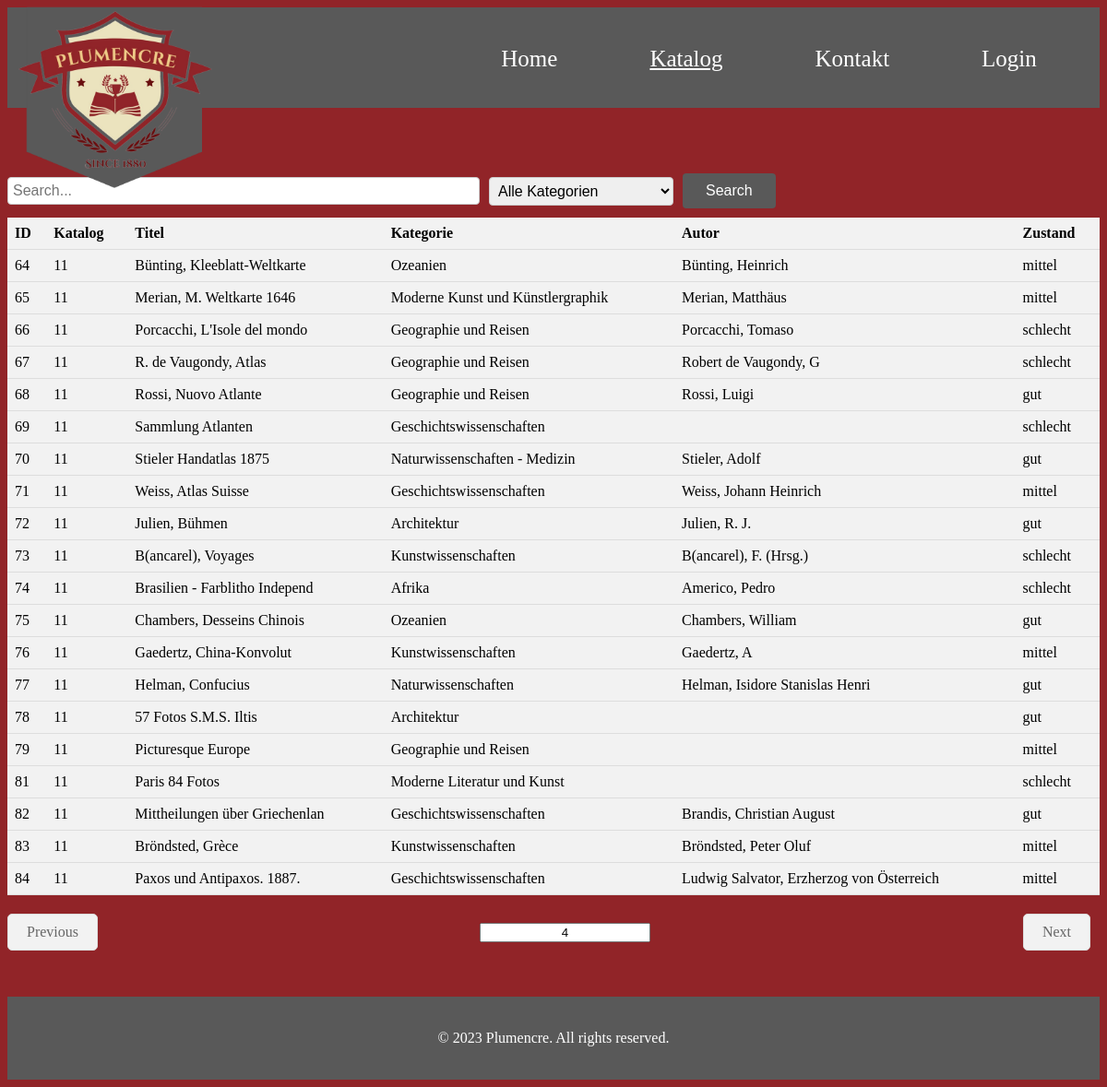
Screenshot of /katalog.php?page=4 with the database file from the repository.
### tables this page shows
CREATE TABLE IF NOT EXISTS `buecher` (
  `id` int(10) UNSIGNED NOT NULL AUTO_INCREMENT,
  `katalog` int(11) NOT NULL,
  `nummer` int(11) NOT NULL,
  `kurztitle` text NOT NULL,
  `kategorie` int(11) NOT NULL,
  `verkauft` tinyint(1) NOT NULL,
  `kaufer` int(11) NOT NULL,
  `autor` text NOT NULL,
  `title` text NOT NULL,
  `sprache` varchar(250) NOT NULL,
  `foto` varchar(250) NOT NULL,
  `verfasser` int(11) NOT NULL,
  `zustand` char(1) NOT NULL,
  PRIMARY KEY (`id`),
  KEY `fk_buecher_kategorie` (`kategorie`)
);

CREATE TABLE IF NOT EXISTS `kategorien` (
  `id` int(11) NOT NULL AUTO_INCREMENT,
  `kategorie` varchar(100) NOT NULL,
  PRIMARY KEY (`id`)
);

CREATE TABLE IF NOT EXISTS `zustaende` (
  `zustand` char(1) NOT NULL,
  `beschreibung` varchar(100) NOT NULL,
  PRIMARY KEY (`zustand`),
  KEY `zustand` (`zustand`)
);

### katalog.php (the view, shortened to what this page needs)
<!DOCTYPE html>
<html lang="en">
<head>
    <link rel="stylesheet" href="index.css">
</head>
<body>
    <nav>
    <div class="logo">
        <a href="index.php"><img src="pictures/logo2.png" alt="Logo"></a>
    </div>
    <div class="menu">
        <ul>
        <li><a href="index.php">Home</a></li>
        <li><a href="katalog.php"><u>Katalog</u></a></li>
        <li><a href="kontakt.php">Kontakt</a></li>
        <li><a href="login.php">Login</a></li>
        </ul>
    </div>
    </nav>
    <?php
       include("includes.php");
        $results_per_page = 20;
        $current_page = isset($_GET['page']) ? $_GET['page'] : 1;
        $start_from = ($current_page - 1) * $results_per_page;
        $search = isset($_GET['search']) ? $_GET['search'] : '';
        echo "<div class='kata'>";
        echo "<form method='GET' action='katalog.php' class='search-form' >";
        echo "<input type='text' name='search' class='search-input' placeholder='Search...' value='".$search."'>";
            echo '<select name="category" class="search-select">
                <option value="0">Alle Kategorien</option>
                <option value="1">Alte Drucke</option>
                <option value="2">Geographie und Reisen</option>
                <option value="3">Geschichtswissenschaften</option>
                <option value="4">Naturwissenschaften</option>
                <option value="5">Kinderbücher</option>
                <option value="6">Moderne Literatur und Kunst</option>
                <option value="7">Moderne Kunst und Künstlergraphik</option>
                <option value="8">Kunstwissenschaften</option>
                <option value="9">Architektur</option>
                <option value="10">andere Sprachen</option>
                <option value="11">Naturwissenschaften - Medizin</option>
                <option value="12">Ozeanien</option>
                <option value="13">Afrika</option>
            </select>';
            echo '<input type="submit" class="search-submit" value="Search" name="submit">';
        echo '</form>';
        $where = "buecher.kategorie = kategorien.id AND buecher.zustand = zustaende.zustand AND(katalog LIKE '%$search%' OR kurztitle LIKE '%$search%' OR kategorien.kategorie LIKE '%$search%' OR autor LIKE '%$search%' OR zustaende.zustand LIKE '%$search%')";
            $sql = "SELECT
            buecher.*,
            kategorien.kategorie,
            zustaende.beschreibung
        FROM
            buecher,
            kategorien,
            zustaende
        WHERE
            $where
        ORDER BY
            buecher.id
        LIMIT $start_from, $results_per_page";
        $result = mysqli_query($conn, $sql);
        $sql_count = "SELECT COUNT(*) FROM buecher WHERE katalog LIKE '%$search%' OR kurztitle LIKE '%$search%' OR kategorie LIKE '%$search%' OR autor LIKE '%$search%' OR zustand LIKE '%$search%'";
        $result_count = mysqli_query($conn, $sql_count);
        $row_count = mysqli_fetch_array($result_count)[0];
        $total_pages = ceil($row_count / $results_per_page);
        echo "<div class='kata'>";
        echo "<table><tr><th>ID</th><th>Katalog</th><th>Titel</th><th>Kategorie</th><th>Autor</th><th>Zustand</th></tr>";
        while ($row = mysqli_fetch_assoc($result)) {
            echo "<tr>";
            echo "<td><a href='details.php?id=".$row['id']."'>".$row['id']."</a></td>";
            echo "<td><a href='details.php?id=".$row['id']."'>".$row['katalog']."</a></td>";
            echo "<td><a href='details.php?id=".$row['id']."'>".$row['kurztitle']."</a></td>";
            echo "<td><a href='details.php?id=".$row['id']."'>".$row['kategorie']."</a></td>";
            echo "<td><a href='details.php?id=".$row['id']."'>".$row['autor']."</a></td>";
            echo "<td><a href='details.php?id=".$row['id']."'>".$row['beschreibung']."</a></td>";
            echo "</tr>";
          }
        echo "</table>";
        echo "<div class='pagination'>";
        if ($current_page > 1) {
            if (isset($_GET['category'])){
                echo "<a href='katalog.php?page=".($current_page-1)."&category=".$category."&search=".$search."' class='previous'>Previous</a>";
            } else {
                echo "<a href='katalog.php?page=".($current_page-1)."' class='previous'>Previous</a>";
            }
        } else {
            echo "<a href='katalog.php?page=1' class='empty'></a>";
        }
        if ($current_page < $total_pages) {
            echo "<form method='GET' action='katalog.php' onsubmit='event.preventDefault(); this.submit();'>";
            echo "<input type='text' name='page' value='".$current_page."' class='current-page' pattern='[0-9]+' title='Please enter a valid page number'>";
            echo "</form>";
        }
        if ($current_page < $total_pages) {
            if (isset($_GET['category'])){
                echo "<a href='katalog.php?page=".($current_page+1)."&category=".$category."&search=".$search."' class='next'>Next</a>";
            } else {
                echo "<a href='katalog.php?page=".($current_page+1)."' class='next'>Next</a>";
            }
        }
        echo "</div>";
        echo "</div>"
    ?>
    <footer>
        <p>&copy; 2023 Plumencre. All rights reserved.</p>
    </footer>
</body>
</html>

### index.css (style rules this page uses)
body { background-color: #912428; }
nav { display: flex; justify-content: space-between; align-items: center; background-color: #595959; padding: 10px; padding-top: 13px; margin-bottom: 6%; }
.logo { position: relative; }
.logo img { position: absolute; top: -60px; left: 0px; height: 200px; }
.menu { margin-right: 5%; }
.menu ul { display: flex; list-style: none; margin: 0; padding: 5% 0%; }
.menu li { margin-right: 100px; }
.menu li:last-child { margin-right: 0%; }
.menu a { font-family: 'Merriweather', serif; color: #fff; text-decoration: none; font-size: 25px; }
footer { background-color: #595959; color: #fff; text-align: center; padding: 20px; margin-top: 50px; }
.pagination { display: flex; justify-content: space-between; align-items: center; margin-top: 20px; }
.previous, .next { display: inline-block; padding: 10px 20px; background-color: #f2f2f2; border: 1px solid #ddd; border-radius: 5px; color: #666; text-decoration: none; margin-right: 10px; }
.previous { float: left; }
.current-page { text-align: center; }
.next { float: right; }
table { background-color: #f2f2f2; }
a { text-decoration: none; color: inherit; }
.search-form { display: flex; align-items: center; justify-content: flex-start; margin: 10px 0px; }
.search-input { width: 500px; padding: 5px; font-size: 16px; border: 1px solid #ccc; border-radius: 4px; margin-right: 10px; }
.search-select { width: 200px; padding: 5px; font-size: 16px; border: 1px solid #ccc; border-radius: 4px; margin-right: 10px; }
.search-submit { padding: 10px 25px; font-size: 16px; background-color: #595959; color: white; border: none; border-radius: 4px; cursor: pointer; }

### katalog.php (style rules this page uses)
table { width: 100%; border-collapse: collapse; }
th, td { padding: 8px; text-align: left; border-bottom: 1px solid #ddd; }
th { background-color: #f2f2f2; }

### rows the page displays
buecher: id "64", katalog "11", kurztitle "Bünting, Kleeblatt-Weltkarte", kategorien.kategorie "Ozeanien", autor "Bünting, Heinrich", zustaende.beschreibung "mittel"
buecher: id "65", katalog "11", kurztitle "Merian, M. Weltkarte 1646", kategorien.kategorie "Moderne Kunst und Künstlergraphik", autor "Merian, Matthäus", zustaende.beschreibung "mittel"
buecher: id "66", katalog "11", kurztitle "Porcacchi, L'Isole del mondo", kategorien.kategorie "Geographie und Reisen", autor "Porcacchi, Tomaso", zustaende.beschreibung "schlecht"
buecher: id "67", katalog "11", kurztitle "R. de Vaugondy, Atlas", kategorien.kategorie "Geographie und Reisen", autor "Robert de Vaugondy, G", zustaende.beschreibung "schlecht"
buecher: id "68", katalog "11", kurztitle "Rossi, Nuovo Atlante", kategorien.kategorie "Geographie und Reisen", autor "Rossi, Luigi", zustaende.beschreibung "gut"
buecher: id "69", katalog "11", kurztitle "Sammlung Atlanten", kategorien.kategorie "Geschichtswissenschaften", zustaende.beschreibung "schlecht"
buecher: id "70", katalog "11", kurztitle "Stieler Handatlas 1875", kategorien.kategorie "Naturwissenschaften - Medizin", autor "Stieler, Adolf", zustaende.beschreibung "gut"
buecher: id "71", katalog "11", kurztitle "Weiss, Atlas Suisse", kategorien.kategorie "Geschichtswissenschaften", autor "Weiss, Johann Heinrich", zustaende.beschreibung "mittel"
buecher: id "72", katalog "11", kurztitle "Julien, Bühmen", kategorien.kategorie "Architektur", autor "Julien, R. J.", zustaende.beschreibung "gut"
buecher: id "73", katalog "11", kurztitle "B(ancarel), Voyages", kategorien.kategorie "Kunstwissenschaften", autor "B(ancarel), F. (Hrsg.)", zustaende.beschreibung "schlecht"
buecher: id "74", katalog "11", kurztitle "Brasilien - Farblitho Independ", kategorien.kategorie "Afrika", autor "Americo, Pedro", zustaende.beschreibung "schlecht"
buecher: id "75", katalog "11", kurztitle "Chambers, Desseins Chinois", kategorien.kategorie "Ozeanien", autor "Chambers, William", zustaende.beschreibung "gut"
buecher: id "76", katalog "11", kurztitle "Gaedertz, China-Konvolut", kategorien.kategorie "Kunstwissenschaften", autor "Gaedertz, A", zustaende.beschreibung "mittel"
buecher: id "77", katalog "11", kurztitle "Helman, Confucius", kategorien.kategorie "Naturwissenschaften", autor "Helman, Isidore Stanislas Henri", zustaende.beschreibung "gut"
buecher: id "78", katalog "11", kurztitle "57 Fotos S.M.S. Iltis", kategorien.kategorie "Architektur", zustaende.beschreibung "gut"
buecher: id "79", katalog "11", kurztitle "Picturesque Europe", kategorien.kategorie "Geographie und Reisen", zustaende.beschreibung "mittel"
buecher: id "81", katalog "11", kurztitle "Paris 84 Fotos", kategorien.kategorie "Moderne Literatur und Kunst", zustaende.beschreibung "schlecht"
buecher: id "82", katalog "11", kurztitle "Mittheilungen über Griechenlan", kategorien.kategorie "Geschichtswissenschaften", autor "Brandis, Christian August", zustaende.beschreibung "gut"
buecher: id "83", katalog "11", kurztitle "Bröndsted, Grèce", kategorien.kategorie "Kunstwissenschaften", autor "Bröndsted, Peter Oluf", zustaende.beschreibung "mittel"
buecher: id "84", katalog "11", kurztitle "Paxos und Antipaxos. 1887.", kategorien.kategorie "Geschichtswissenschaften", autor "Ludwig Salvator, Erzherzog von Österreich", zustaende.beschreibung "mittel"
